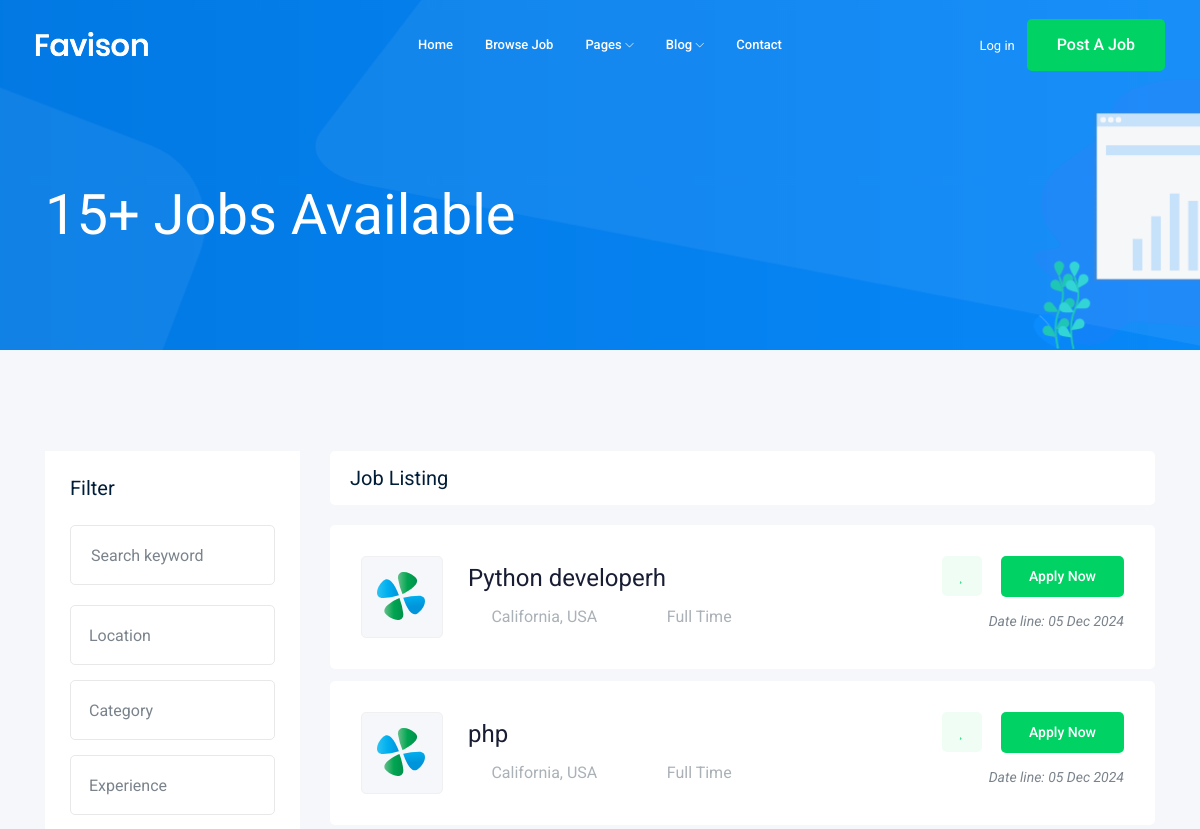
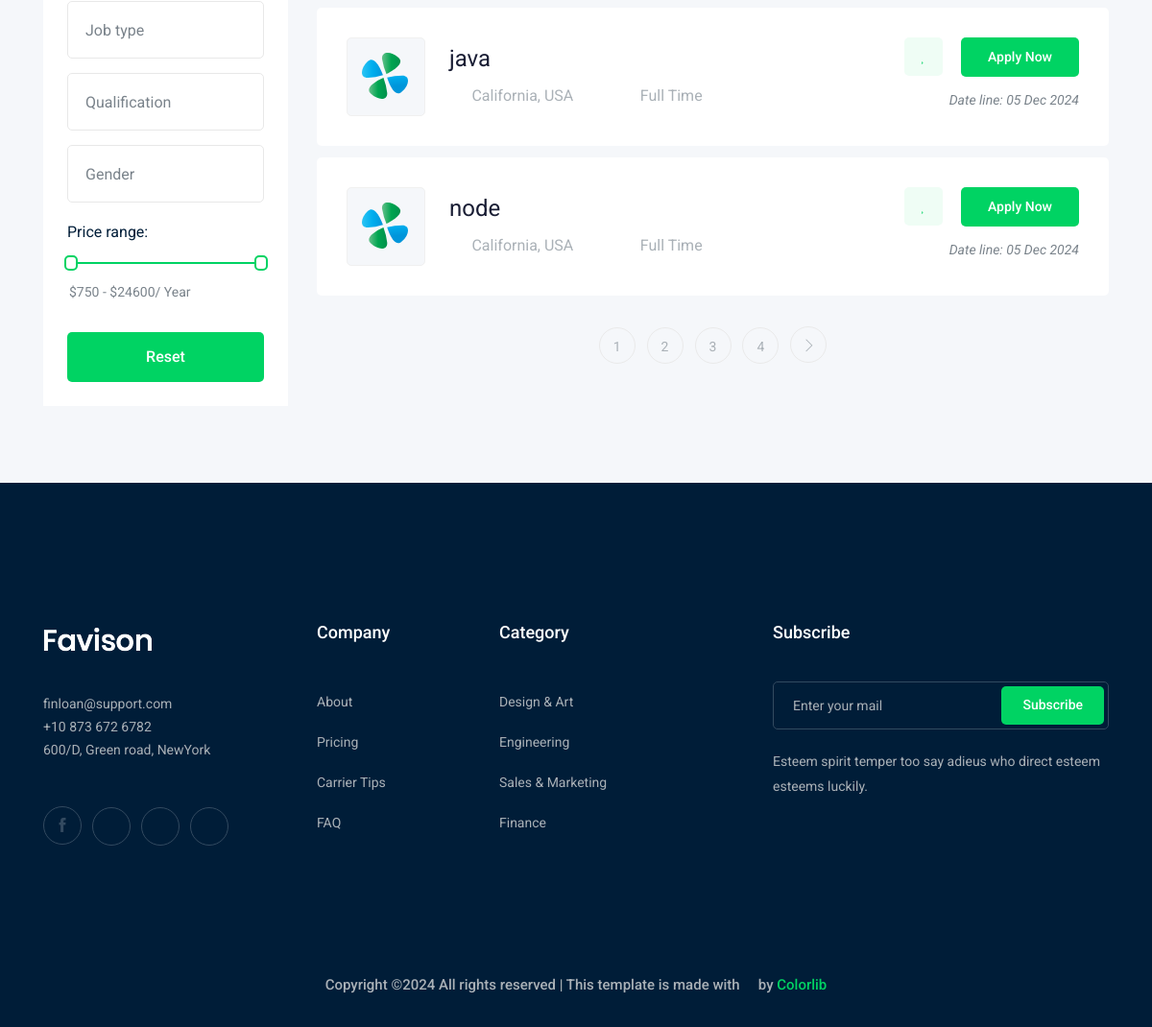
Screenshot of /jobs/ with the database file from the repository (2 pictures, top to bottom).
### job/models.py (models this page shows, shortened)
class Job(models.Model):
    owner = models.ForeignKey(User, related_name='job_owner',on_delete=models.CASCADE)
    title = models.CharField(max_length=100)
    job_type = models.CharField(max_length=15,choices=JOB_TYPE)#small amount
    description = models.TextField(max_length=1000)#large amount
    published_at = models.DateTimeField(auto_now=True)
    vacancy = models.IntegerField(default=1)
    salary = models.IntegerField(default=0)
    experience = models.IntegerField(default=1)
    category = models.ForeignKey('Category',on_delete=models.CASCADE)
    image = models.ImageField(upload_to='jobs/')
    slug = models.SlugField(blank=True, null=True)
    def __str__(self):
        return self.title

### job/views.py (the view)
# urls.py: path('',views.job_list,name='job_list'),
def job_list(request):
    job_list = Job.objects.all()
    total_jobs = job_list.count()  # Total number of jobs
    paginator = Paginator(job_list,4)
    page_number = request.GET.get('page')
    page_obj = paginator.get_page(page_number)
    return render(request, 'job/job_list.html', {'jobs': page_obj, 'total_jobs': total_jobs})

### job/templates/job/job_list.html (shortened to what this page needs)
{% extends 'base.html'%}
{% block body %}
    <div class="bradcam_area bradcam_bg_1">
        <div class="container">
            <div class="row">
                <div class="col-xl-12">
                    <div class="bradcam_text">
                        <h3>{{ total_jobs }}+ Jobs Available</h3>
                    </div>
                </div>
            </div>
        </div>
    </div>
    <div class="job_listing_area plus_padding">
        <div class="container">
            <div class="row">
                <div class="col-lg-3">
                    <div class="job_filter white-bg">
                        <div class="form_inner white-bg">
                            <h3>Filter</h3>
                            <form action="#">
                                <div class="row">
                                    <div class="col-lg-12">
                                        <div class="single_field">
                                            <input type="text" placeholder="Search keyword">
                                        </div>
                                    </div>
                                    <div class="col-lg-12">
                                    </div>
                                    <div class="col-lg-12">
                                    </div>
                                    <div class="col-lg-12">
                                    </div>
                                    <div class="col-lg-12">
                                    </div>
                                    <div class="col-lg-12">
                                    </div>
                                    <div class="col-lg-12">
                                    </div>
                                </div>
                            </form>
                        </div>
                        <div class="range_wrap">
                            <label for="amount">Price range:</label>
                            <div id="slider-range"></div>
                            <p>
                                <input type="text" id="amount" readonly style="border:0; color:#7A838B; font-size: 14px; font-weight:400;">
                            </p>
                        </div>
                        <div class="reset_btn">
                            <button  class="boxed-btn3 w-100" type="submit">Reset</button>
                        </div>
                    </div>
                </div>
                <div class="col-lg-9">
                    <div class="recent_joblist_wrap">
                        <div class="recent_joblist white-bg ">
                            <div class="row align-items-center">
                                <div class="col-md-6">
                                    <h4>Job Listing</h4>
                                </div>
                            </div>
                        </div>
                    </div>
                    <div class="job_lists m-0">
                        <div class="row">
                        {% for job in jobs %}
                            <div class="col-lg-12 col-md-12">
                                <div class="single_jobs white-bg d-flex justify-content-between">
                                    <div class="jobs_left d-flex align-items-center">
                                        <div class="thumb">
                                            <img src="img/svg_icon/1.svg" alt="">
                                        </div>
                                        <div class="jobs_conetent">
                                            <a href="{% url 'jobs:job_detail' job.slug %}"><h4>{{job}}</h4></a>
                                            <div class="links_locat d-flex align-items-center">
                                                <div class="location">
                                                    <p> <i class="fa fa-map-marker"></i> California, USA</p>
                                                </div>
                                                <div class="location">
                                                    <p> <i class="fa fa-clock-o"></i>{{job.job_type}}</p>
                                                </div>
                                            </div>
                                        </div>
                                    </div>
                                    <div class="jobs_right">
                                        <div class="apply_now">
                                            <a class="heart_mark" href="#"> <i class="fa fa-heart"></i> </a>
                                            <a href="{% url 'jobs:job_detail' job.slug %}" class="boxed-btn3">Apply Now</a>
                                        </div>
                                        <div class="date">
                                            <p>Date line: {{job.published_at|date:'d M o'}}</p>
                                        </div>
                                    </div>
                                </div>
                            </div>
                        {% endfor %}
                        </div>
                        {% if jobs.has_other_pages %}
                        <div class="row">
                            <div class="col-lg-12">
                                <div class="pagination_wrap">
                                    <ul>
                                    {% for i in jobs.paginator.page_range %}
                                        <li><a href="?page={{i}}"><span>{{i}}</span></a></li>
                                    {% endfor %}
                                    {% if jobs.has_next %}
                                        <li><a href="?page={{jobs.next_page_number}}"> <i class="ti-angle-right"></i> </a></li>
                                    {% endif %}
                                    </ul>
                                </div>
                            </div>
                        </div>
                        {% endif %}
                    </div>
                </div>
            </div>
        </div>
    </div>
{% endblock body %}

### rows the page displays
Job: title "Python developerh", job_type "Full Time", published_at "05 Dec 2024"
Job: title "php", job_type "Full Time", published_at "05 Dec 2024"
Job: title "java", job_type "Full Time", published_at "05 Dec 2024"
Job: title "node", job_type "Full Time", published_at "05 Dec 2024"

### other values shown
{{ total_jobs }} "15"
{{ i }} "1" "2" "3" "4"
